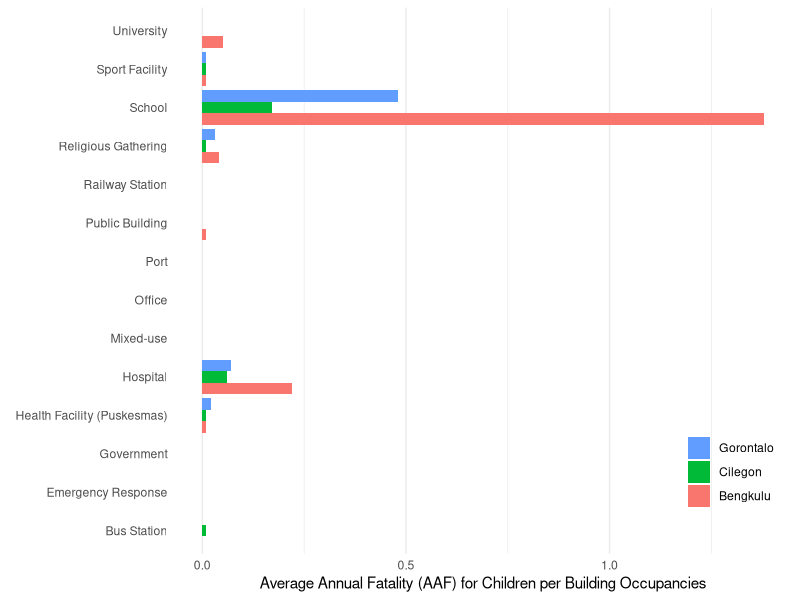
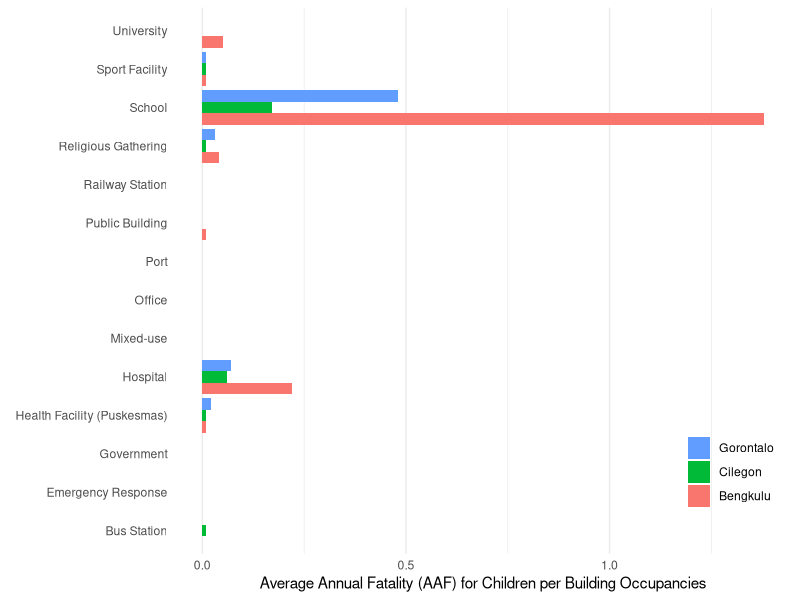

Here is the R script that generated these plots, in order:
library(tidyverse)

data <- read_csv("Total AAF Children.csv")

data_long <- 
  data %>% 
  pivot_longer(cols = !BuildingOccupancy,
               names_to = "Region", 
               values_to = "AAF")

ggplot(data = data_long) +
  geom_col(mapping = aes(x = AAF, 
                         y = BuildingOccupancy, 
                         fill = Region),
           position = "dodge") +
  ylab(element_blank()) +
  xlab("Average Annual Fatality (AAF) for Children per Building Occupancies")+
  theme_bw()+
  theme_minimal()+
  theme(legend.position = c(0.9, 0.15), plot.title = element_text(hjust = 0.5),
        legend.title = element_blank(),
        panel.grid.major.y = element_blank(), panel.grid.minor.y = element_blank())+
  guides(fill = guide_legend(reverse=TRUE))

ggsave("Figure63_Total AAF for Children per Building Occupancy in 3 cities_R2.pdf",
       plot = last_plot(),
       width = 10,
       height = 5,
       units = "in")
